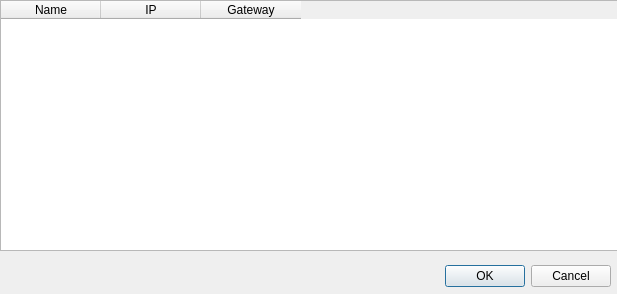
<?xml version="1.0" encoding="UTF-8"?>
<ui version="4.0">
 <class>DialogInterface</class>
 <widget class="QDialog" name="DialogInterface">
  <property name="geometry">
   <rect>
    <x>0</x>
    <y>0</y>
    <width>617</width>
    <height>294</height>
   </rect>
  </property>
  <property name="windowTitle">
   <string>Dialog</string>
  </property>
  <widget class="QDialogButtonBox" name="buttonBox">
   <property name="geometry">
    <rect>
     <x>270</x>
     <y>260</y>
     <width>341</width>
     <height>32</height>
    </rect>
   </property>
   <property name="orientation">
    <enum>Qt::Horizontal</enum>
   </property>
   <property name="standardButtons">
    <set>QDialogButtonBox::Cancel|QDialogButtonBox::Ok</set>
   </property>
  </widget>
  <widget class="QTableWidget" name="tableWidget">
   <property name="geometry">
    <rect>
     <x>0</x>
     <y>0</y>
     <width>621</width>
     <height>251</height>
    </rect>
   </property>
   <property name="autoScroll">
    <bool>false</bool>
   </property>
   <property name="alternatingRowColors">
    <bool>true</bool>
   </property>
   <property name="selectionMode">
    <enum>QAbstractItemView::SingleSelection</enum>
   </property>
   <property name="selectionBehavior">
    <enum>QAbstractItemView::SelectRows</enum>
   </property>
   <column>
    <property name="text">
     <string>Name</string>
    </property>
   </column>
   <column>
    <property name="text">
     <string>IP</string>
    </property>
   </column>
   <column>
    <property name="text">
     <string>Gateway</string>
    </property>
   </column>
  </widget>
 </widget>
 <resources/>
 <connections>
  <connection>
   <sender>buttonBox</sender>
   <signal>accepted()</signal>
   <receiver>DialogInterface</receiver>
   <slot>accept()</slot>
   <hints>
    <hint type="sourcelabel">
     <x>248</x>
     <y>254</y>
    </hint>
    <hint type="destinationlabel">
     <x>157</x>
     <y>274</y>
    </hint>
   </hints>
  </connection>
  <connection>
   <sender>buttonBox</sender>
   <signal>rejected()</signal>
   <receiver>DialogInterface</receiver>
   <slot>reject()</slot>
   <hints>
    <hint type="sourcelabel">
     <x>316</x>
     <y>260</y>
    </hint>
    <hint type="destinationlabel">
     <x>286</x>
     <y>274</y>
    </hint>
   </hints>
  </connection>
 </connections>
</ui>
